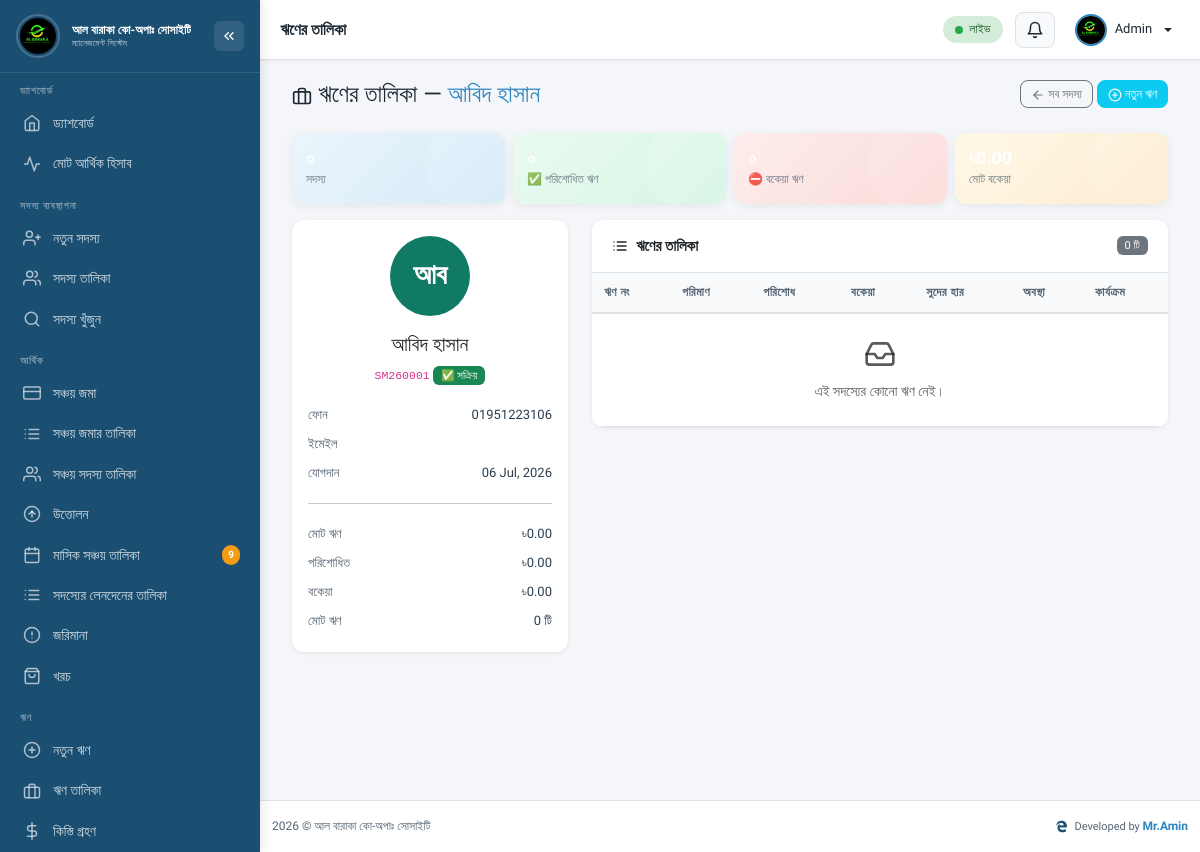
The app's page /admin/paid_loans.php?member_id=6 (signed in) with its own data.
### tables this page shows
CREATE TABLE `users` (
  `id` int(11) NOT NULL,
  `name` varchar(100) NOT NULL,
  `email` varchar(100) NOT NULL,
  `phone` varchar(20) DEFAULT NULL,
  `profile_photo` varchar(255) DEFAULT NULL,
  `profile_photo_updated_at` timestamp NULL DEFAULT NULL,
  `password` varchar(255) NOT NULL,
  `role` enum('super_admin','admin','staff') NOT NULL DEFAULT 'staff',
  `is_active` tinyint(1) NOT NULL DEFAULT 1,
  `last_login` datetime DEFAULT NULL,
  `remember_token` varchar(100) DEFAULT NULL,
  `created_at` timestamp NOT NULL DEFAULT current_timestamp(),
  `updated_at` timestamp NOT NULL DEFAULT current_timestamp() ON UPDATE current_timestamp()
);

CREATE TABLE `members` (
  `id` int(11) NOT NULL,
  `member_id` varchar(20) NOT NULL,
  `name` varchar(100) NOT NULL,
  `father_name` varchar(100) DEFAULT NULL,
  `mother_name` varchar(100) DEFAULT NULL,
  `spouse_name` varchar(100) DEFAULT NULL,
  `phone` varchar(20) NOT NULL,
  `alt_phone` varchar(20) DEFAULT NULL,
  `email` varchar(100) DEFAULT NULL,
  `nid` varchar(30) DEFAULT NULL,
  `date_of_birth` date DEFAULT NULL,
  `address` text DEFAULT NULL,
  `photo` varchar(255) DEFAULT NULL,
  `nid_photo` varchar(255) DEFAULT NULL,
  `join_date` date NOT NULL,
  `monthly_deposit` decimal(10,2) DEFAULT 500.00,
  `share_count` int(11) NOT NULL DEFAULT 1,
  `share_value` decimal(12,2) NOT NULL DEFAULT 0.00,
  `nominee_name` varchar(100) DEFAULT NULL,
  `nominee_relation` varchar(50) DEFAULT NULL,
  `nominee_phone` varchar(20) DEFAULT NULL,
  `status` enum('active','inactive','suspended','deceased') NOT NULL DEFAULT 'active',
  `note` text DEFAULT NULL,
  `password` varchar(255) DEFAULT NULL,
  `last_login` datetime DEFAULT NULL,
  `created_by` int(11) DEFAULT NULL,
  `created_at` timestamp NOT NULL DEFAULT current_timestamp(),
  `updated_at` timestamp NOT NULL DEFAULT current_timestamp() ON UPDATE current_timestamp(),
  `password_changed` tinyint(1) DEFAULT 0
);

### admin/paid_loans.php (the view, shortened to what the rows shown need)
<?php
require_once __DIR__ . '/../includes/functions.php';
$memberId = isset($_GET['member_id']) ? (int)$_GET['member_id'] : 0;
$memberLoans = [];
$selectedMember = null;
try {
    $conn = conn();
    if ($memberId > 0) {
        $stmt = $conn->prepare("SELECT id, name, member_id, phone, email, join_date, status FROM members WHERE id = ?");
        $stmt->bind_param('i', $memberId);
        $stmt->execute();
        $result = $stmt->get_result();
        $selectedMember = $result->fetch_assoc();
        if ($selectedMember) {
            $stmt = $conn->prepare("
                SELECT l.*,
                       (SELECT COUNT(*) FROM loan_payments WHERE loan_id = l.id) as total_installments,
                       (SELECT COUNT(*) FROM loan_payments WHERE loan_id = l.id AND status = 'paid') as paid_installments
                FROM loans l
                WHERE l.member_id = ?
                ORDER BY l.created_at DESC, l.id DESC
            ");
            $stmt->bind_param('i', $memberId);
            $stmt->execute();
            $result = $stmt->get_result();
            $memberLoans = $result->fetch_all(MYSQLI_ASSOC);
        }
    }
} catch (Exception $e) {
    $error = 'ডেটা লোড করতে ব্যর্থ হয়েছে: ' . $e->getMessage();
}
require_once __DIR__ . '/../includes/header.php';
?>
<div class="container">
    <div class="d-flex justify-content-between align-items-center mb-4">
        <h4 class="mb-0">
            <i data-feather="briefcase" style="width:20px;height:20px"></i>
            ঋণের তালিকা
            <?php if ($selectedMember): ?>
            — <span style="color:#2E86C1"><?= clean($selectedMember['name']) ?></span>
            <?php endif; ?>
        </h4>
    </div>
    <?php if ($selectedMember): ?>
    <div class="row g-4">
        <div class="col-md-4">
            <div class="card">
                <div class="card-body text-center">
                    <div class="member-profile-avatar" style="background:<?= getColor($selectedMember['name']) ?>">
                        <?= mb_substr($selectedMember['name'], 0, 2) ?>
                    </div>
                    <h5 class="mt-3"><?= clean($selectedMember['name']) ?></h5>
                    <p class="text-muted small">
                        <code><?= clean($selectedMember['member_id']) ?></code>
                        <span class="badge <?= $selectedMember['status'] === 'active' ? 'bg-success' : 'bg-secondary' ?>">
                            <?= $selectedMember['status'] === 'active' ? '✅ সক্রিয়' : '⛔ নিষ্ক্রিয়' ?>
                        </span>
                    </p>
                    <div class="info-item">
                        <span class="info-label">ফোন</span>
                        <span class="info-value"><?= clean($selectedMember['phone']) ?></span>
                    </div>
                    <div class="info-item">
                        <span class="info-label">ইমেইল</span>
                    </div>
                    <div class="info-item">
                        <span class="info-label">যোগদান</span>
                        <span class="info-value"><?= formatDate($selectedMember['join_date']) ?></span>
                    </div>
                    <hr>
                    <?php
                    $totalLoan = array_sum(array_column($memberLoans, 'principal_amount'));
                    $totalPaid = array_sum(array_column($memberLoans, 'total_paid'));
                    $outstanding = $totalLoan - $totalPaid;
                    ?>
                    <div class="info-item">
                        <span class="info-label">মোট ঋণ</span>
                        <span class="info-value amount-neutral"><?= formatCurrency($totalLoan) ?></span>
                    </div>
                    <div class="info-item">
                        <span class="info-label">পরিশোধিত</span>
                        <span class="info-value amount-positive"><?= formatCurrency($totalPaid) ?></span>
                    </div>
                    <div class="info-item">
                        <span class="info-label">বকেয়া</span>
                        <span class="info-value <?= $outstanding > 0 ? 'amount-negative' : 'amount-positive' ?>">
                            <?= formatCurrency($outstanding) ?>
                        </span>
                    </div>
                    <div class="info-item">
                        <span class="info-label">মোট ঋণ</span>
                        <span class="info-value"><?= count($memberLoans) ?> টি</span>
                    </div>
                </div>
            </div>
        </div>
        <div class="col-md-8">
            <div class="card">
                <div class="card-header">
                    <span class="card-title">
                        <i data-feather="list" style="width:16px;height:16px"></i>
                        ঋণের তালিকা
                    </span>
                    <span class="badge bg-secondary"><?= count($memberLoans) ?> টি</span>
                </div>
                <div class="table-responsive">
                    <table class="table table-hover">
                        <thead>
                            <tr>
                                <th>ঋণ নং</th>
                                <th>পরিমাণ</th>
                                <th>পরিশোধ</th>
                                <th>বকেয়া</th>
                                <th>সুদের হার</th>
                                <th>অবস্থা</th>
                                <th>কার্যক্রম</th>
                            </tr>
                        </thead>
                        <tbody>
                            <?php if (empty($memberLoans)): ?>
                            <tr>
                                <td colspan="7" class="text-center text-muted py-4">
                                    <i data-feather="inbox" style="width:32px;height:32px;display:block;margin:0 auto 10px"></i>
                                    এই সদস্যের কোনো ঋণ নেই।
                                </td>
                            </tr>
                            <?php endif; ?>
                        </tbody>
                    </table>
                </div>
            </div>
        </div>
    </div>
    <?php endif; ?>
</div>
<?php
function getColor($name) {
    $colors = ['#1B4F72', '#2E86C1', '#117A65', '#C0392B', '#8E44AD', '#D35400', '#27AE60', '#2980B9'];
    return $colors[abs(crc32($name)) % count($colors)];
}
require_once __DIR__ . '/../includes/footer.php';
?>

### includes/header.php (shortened to what the rows shown need)
<?php
$admin = getCurrentAdmin();
$profilePhotoUrl = null;
if (!empty($admin['profile_photo'])) {
    $photoPath = $admin['profile_photo'];
    if (strpos($photoPath, 'http') !== 0) {
        $protocol = isset($_SERVER['HTTPS']) && $_SERVER['HTTPS'] === 'on' ? 'https://' : 'http://';
        $host = $_SERVER['HTTP_HOST'];
        $profilePhotoUrl = $protocol . $host . $photoPath;
    } else {
        $profilePhotoUrl = $photoPath;
    }
}
?>
<!DOCTYPE html>
<html lang="bn">
<head>
  <link href="https://cdn.jsdelivr.net/npm/bootstrap@5.3.2/dist/css/bootstrap.min.css" rel="stylesheet">
  <link rel="stylesheet" href="https://cdn.jsdelivr.net/npm/@fortawesome/fontawesome-free@6/css/all.min.css">
</head>
<body>
<header class="topbar">
  <div class="topbar-right">
    <div class="dropdown">
      <button class="dropdown-toggle" data-bs-toggle="dropdown" title="প্রোফাইল">
        <?php if (!empty($profilePhotoUrl)): ?>
          <img src="<?= htmlspecialchars($profilePhotoUrl) ?>"
               alt="Profile"
               class="profile-avatar-img"
               onerror="this.style.display='none'; this.parentElement.querySelector('.profile-avatar-placeholder').style.display='flex';">
        <?php else: ?>
          <span class="profile-avatar-placeholder">
            <?= mb_substr($admin['name'] ?? 'A', 0, 1) ?>
          </span>
        <?php endif; ?>
        <span class="admin-name"><?= clean($admin['name'] ?? 'অ্যাডমিন') ?></span>
      </button>
    </div>
  </div>
</header>
</body>
</html>

### records on screen
users: profile_photo (picture), name "Admin"
members: name "আবিদ হাসান", name "আব", member "SM260001", phone "01951223106", join_date "06 Jul, 2026"

### other values on screen
$somity_name "আল বারাকা কো-অপাঃ সোসাইটি"
$pendingDues "9"
$pageTitle "ঋণের তালিকা"
formatCurrency($totalLoan) "৳0.00"
formatCurrency($totalPaid) "৳0.00"
formatCurrency($outstanding) "৳0.00"
count($memberLoans) "0"
date ('Y') "2026"
